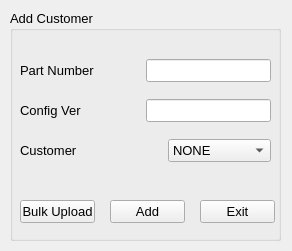
<?xml version="1.0" encoding="UTF-8"?>
<ui version="4.0">
 <class>Form</class>
 <widget class="QWidget" name="Form">
  <property name="geometry">
   <rect>
    <x>0</x>
    <y>0</y>
    <width>292</width>
    <height>251</height>
   </rect>
  </property>
  <property name="windowTitle">
   <string>Add Customer</string>
  </property>
  <property name="windowIcon">
   <iconset>
    <normaloff>../images/logo_1.png</normaloff>../images/logo_1.png</iconset>
  </property>
  <widget class="QGroupBox" name="add_customer">
   <property name="geometry">
    <rect>
     <x>10</x>
     <y>10</y>
     <width>271</width>
     <height>231</height>
    </rect>
   </property>
   <property name="baseSize">
    <size>
     <width>10</width>
     <height>0</height>
    </size>
   </property>
   <property name="font">
    <font>
     <pointsize>10</pointsize>
    </font>
   </property>
   <property name="title">
    <string>Add Customer</string>
   </property>
   <widget class="QWidget" name="horizontalLayoutWidget">
    <property name="geometry">
     <rect>
      <x>10</x>
      <y>40</y>
      <width>251</width>
      <height>41</height>
     </rect>
    </property>
    <layout class="QHBoxLayout" name="horizontalLayout">
     <item>
      <widget class="QLabel" name="label">
       <property name="text">
        <string>Part Number</string>
       </property>
      </widget>
     </item>
     <item>
      <spacer name="horizontalSpacer">
       <property name="orientation">
        <enum>Qt::Horizontal</enum>
       </property>
       <property name="sizeHint" stdset="0">
        <size>
         <width>40</width>
         <height>20</height>
        </size>
       </property>
      </spacer>
     </item>
     <item>
      <widget class="QLineEdit" name="lineEdit"/>
     </item>
    </layout>
   </widget>
   <widget class="QWidget" name="horizontalLayoutWidget_2">
    <property name="geometry">
     <rect>
      <x>10</x>
      <y>120</y>
      <width>251</width>
      <height>41</height>
     </rect>
    </property>
    <layout class="QHBoxLayout" name="horizontalLayout_2">
     <item>
      <widget class="QLabel" name="label_3">
       <property name="text">
        <string>Customer</string>
       </property>
      </widget>
     </item>
     <item>
      <spacer name="horizontalSpacer_3">
       <property name="orientation">
        <enum>Qt::Horizontal</enum>
       </property>
       <property name="sizeHint" stdset="0">
        <size>
         <width>40</width>
         <height>20</height>
        </size>
       </property>
      </spacer>
     </item>
     <item>
      <widget class="QComboBox" name="comboBox">
       <property name="currentText">
        <string>NONE</string>
       </property>
       <item>
        <property name="text">
         <string>NONE</string>
        </property>
       </item>
       <item>
        <property name="text">
         <string>BSNL</string>
        </property>
       </item>
       <item>
        <property name="text">
         <string>RELIANCE</string>
        </property>
       </item>
       <item>
        <property name="text">
         <string>PGCIL</string>
        </property>
       </item>
       <item>
        <property name="text">
         <string>DMRC</string>
        </property>
       </item>
       <item>
        <property name="text">
         <string>BIL</string>
        </property>
       </item>
       <item>
        <property name="text">
         <string>ATC</string>
        </property>
       </item>
       <item>
        <property name="text">
         <string>VODAFONE</string>
        </property>
       </item>
      </widget>
     </item>
    </layout>
   </widget>
   <widget class="QWidget" name="horizontalLayoutWidget_3">
    <property name="geometry">
     <rect>
      <x>10</x>
      <y>80</y>
      <width>251</width>
      <height>41</height>
     </rect>
    </property>
    <layout class="QHBoxLayout" name="horizontalLayout_3">
     <item>
      <widget class="QLabel" name="label_2">
       <property name="text">
        <string>Config Ver</string>
       </property>
      </widget>
     </item>
     <item>
      <spacer name="horizontalSpacer_2">
       <property name="orientation">
        <enum>Qt::Horizontal</enum>
       </property>
       <property name="sizeHint" stdset="0">
        <size>
         <width>40</width>
         <height>20</height>
        </size>
       </property>
      </spacer>
     </item>
     <item>
      <widget class="QLineEdit" name="lineEdit_2"/>
     </item>
    </layout>
   </widget>
   <widget class="QPushButton" name="pushButton">
    <property name="geometry">
     <rect>
      <x>100</x>
      <y>190</y>
      <width>75</width>
      <height>23</height>
     </rect>
    </property>
    <property name="text">
     <string>Add</string>
    </property>
   </widget>
   <widget class="QPushButton" name="pushButton_2">
    <property name="geometry">
     <rect>
      <x>190</x>
      <y>190</y>
      <width>75</width>
      <height>23</height>
     </rect>
    </property>
    <property name="text">
     <string>Exit</string>
    </property>
   </widget>
   <widget class="QPushButton" name="pushButton_3">
    <property name="geometry">
     <rect>
      <x>10</x>
      <y>190</y>
      <width>75</width>
      <height>23</height>
     </rect>
    </property>
    <property name="text">
     <string>Bulk Upload</string>
    </property>
   </widget>
  </widget>
 </widget>
 <resources/>
 <connections/>
</ui>
